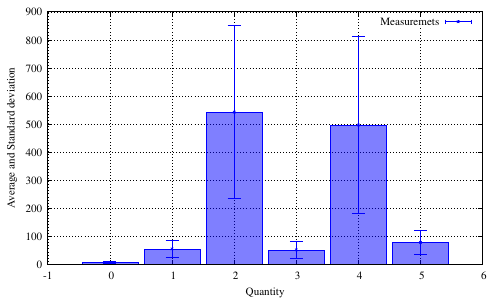

Generate this figure with gnuplot:
set terminal pdf enhanced font "Times,12"
set output "plot.pdf"

set boxwidth 0.9 relative
set style  fill transparent solid 0.5

set grid

set xlab "Quantity"
set ylab "Average and Standard deviation"

# Customize errorbars
set errorbars 3.0

# Filename
dir="datafiles/"

# First, setup a dummy text file
tfile="/tmp/file.dat"
set print tfile

do for [i=1:6] {
#	This is the file dir/f.1, dir/f.2, etc.
	stats dir."f.".(i) nooutput
	print STATS_mean, STATS_stddev
}

# Reset print to the normal output
set print

plot tfile u 1 w boxes lc rgb "blue" not,\
tfile u 0:1:2 w yerr lw 1 pt 3 ps .3 lc rgb "blue" t "Measuremets"
